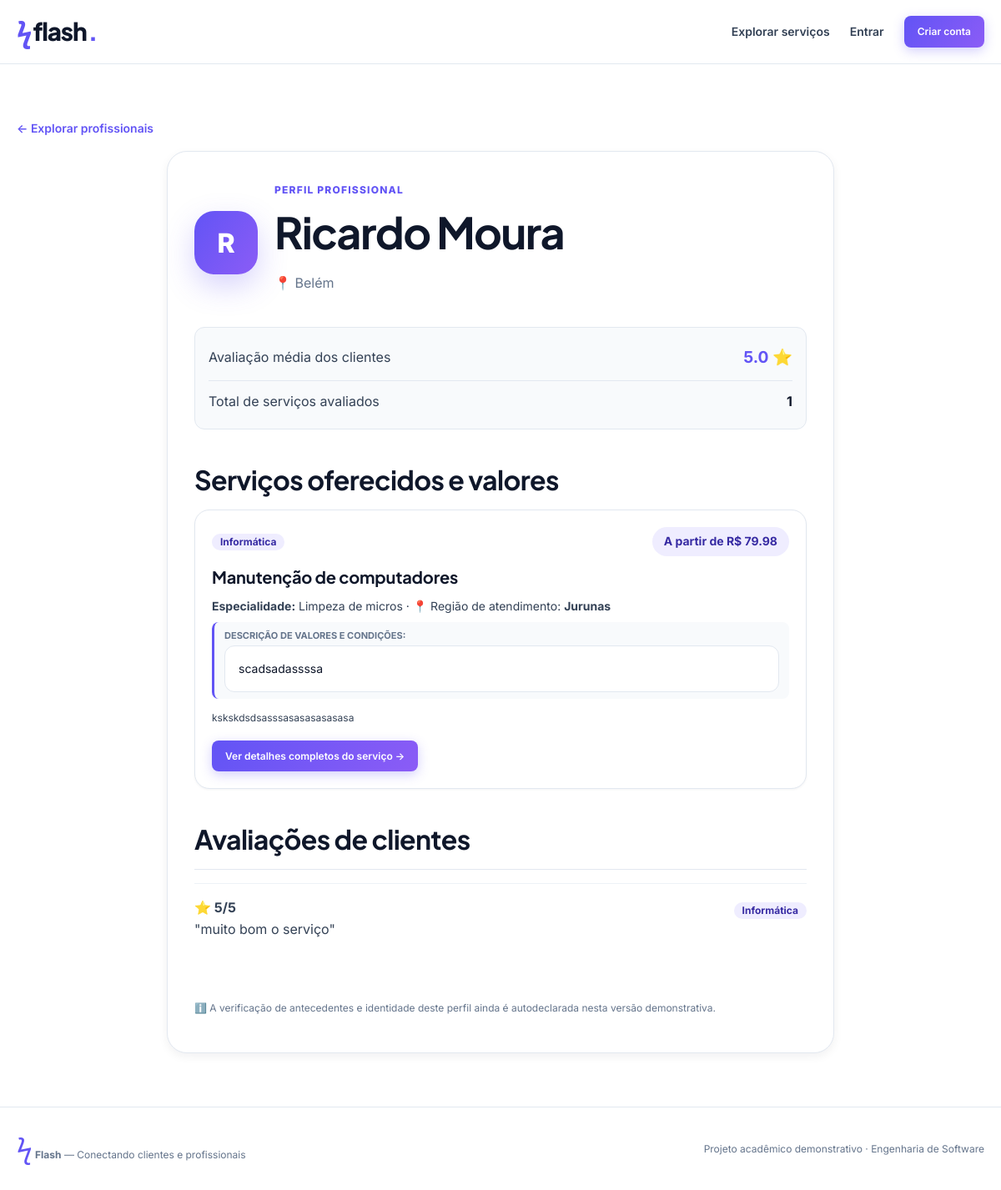
The page /profissional/1 on the database its author committed.
### tables this page shows
CREATE TABLE users (id INTEGER PRIMARY KEY, name TEXT NOT NULL, email TEXT UNIQUE NOT NULL, password TEXT NOT NULL, role TEXT NOT NULL CHECK(role IN ('cliente','profissional')), city TEXT NOT NULL);

CREATE TABLE services_offered (id INTEGER PRIMARY KEY, professional_id INTEGER NOT NULL REFERENCES users(id), title TEXT NOT NULL, category TEXT NOT NULL, area_of_expertise TEXT NOT NULL, description TEXT NOT NULL, city TEXT NOT NULL, region TEXT NOT NULL, pricing_details TEXT NOT NULL, base_price REAL NOT NULL DEFAULT 0, active INTEGER NOT NULL DEFAULT 1, created_at TEXT NOT NULL DEFAULT CURRENT_TIMESTAMP);

CREATE TABLE reviews (id INTEGER PRIMARY KEY, job_id INTEGER UNIQUE NOT NULL REFERENCES jobs(id), professional_id INTEGER NOT NULL REFERENCES users(id), rating INTEGER NOT NULL CHECK(rating BETWEEN 1 AND 5), comment TEXT NOT NULL);

CREATE TABLE jobs (id INTEGER PRIMARY KEY, client_id INTEGER NOT NULL REFERENCES users(id), title TEXT NOT NULL, category TEXT NOT NULL, description TEXT NOT NULL, city TEXT NOT NULL, budget REAL NOT NULL CHECK(budget>0), status TEXT NOT NULL DEFAULT 'aberto' CHECK(status IN ('aberto','contratado','concluido')), hired_proposal_id INTEGER, created_at TEXT NOT NULL DEFAULT CURRENT_TIMESTAMP);

### app.py (the view)
@app.route('/profissional/<int:user_id>')
def professional_profile(user_id):
    with conn() as db:
        person = db.execute("SELECT id, name, city, role FROM users WHERE id=? AND role='profissional'", (user_id,)).fetchone()
        if not person:
            abort(404)
        stats = db.execute('SELECT COUNT(*) AS total, ROUND(AVG(rating), 1) AS average FROM reviews WHERE professional_id=?', (user_id,)).fetchone()
        reviews = db.execute('SELECT r.rating, r.comment, j.category FROM reviews r JOIN jobs j ON j.id=r.job_id WHERE r.professional_id=? ORDER BY r.id DESC LIMIT 12', (user_id,)).fetchall()
        services = db.execute('SELECT * FROM services_offered WHERE professional_id=? AND active=1 ORDER BY id DESC', (user_id,)).fetchall()
    return render_template('profile.html', person=person, stats=stats, reviews=reviews, services=services)

### app.py (called while the page is built)
def conn():
    db=sqlite3.connect(DB); db.row_factory=sqlite3.Row; db.execute('PRAGMA foreign_keys=ON'); return db

@app.after_request
def security_headers(response):
    response.headers['X-Content-Type-Options'] = 'nosniff'
    response.headers['Referrer-Policy'] = 'strict-origin-when-cross-origin'
    response.headers['X-Frame-Options'] = 'DENY'
    response.headers['Permissions-Policy'] = 'camera=(), microphone=(), geolocation=()'
    return response

@app.before_request
def csrf_guard():
    if 'csrf' not in session: session['csrf']=secrets.token_urlsafe(24)
    if request.method=='POST' and not secrets.compare_digest(session['csrf'], request.form.get('csrf','')): abort(400)

@app.context_processor
def globals_for_templates(): return dict(me=current_user(), categories=CATEGORIES, csrf=session.get('csrf'))

def current_user():
    if not session.get('uid'): return None
    with conn() as db: return db.execute('SELECT id,name,email,role,city FROM users WHERE id=?',(session['uid'],)).fetchone()

### templates/profile.html (shortened to what this page needs)
{% extends 'base.html' %}
{% block content %}
<section class="container section">
  <div class="nav-breadcrumbs">
    <a class="back" href="{{ url_for('jobs', tipo='profissionais') }}">← Explorar profissionais</a>
  </div>
  <div class="panel profile">
    <div class="profile-header">
      <span class="avatar" aria-hidden="true">{{ person.name[0]|upper }}</span>
      <div class="profile-info">
        <span class="eyebrow">PERFIL PROFISSIONAL</span>
        <h1 class="profile-name">{{ person.name }}</h1>
        <p class="muted profile-location">📍 {{ person.city }}</p>
      </div>
    </div>
    <div class="profile-stats-grid">
      <div class="summary">
        <span>Avaliação média dos clientes</span>
        <strong class="highlight-val">
          {{ stats.average or 'Ainda sem avaliações' }}
          {% if stats.average %} ⭐{% endif %}
        </strong>
      </div>
      <div class="summary">
        <span>Total de serviços avaliados</span>
        <strong>{{ stats.total }}</strong>
      </div>
    </div>
    <div class="space-top">
      <h2>Serviços oferecidos e valores</h2>
      <div class="profile-services-list">
        {% for s in services %}
          <div class="service-offered-box">
            <div class="jobcard-header">
              <span class="tag tag-aberto">{{ s.category }}</span>
              {% if s.base_price and s.base_price > 0 %}
                <span class="badge-price">A partir de R$ {{ '%.2f'|format(s.base_price) }}</span>
              {% else %}
                <span class="badge-price">Sob consulta</span>
              {% endif %}
            </div>
            <h3>{{ s.title }}</h3>
            <p class="service-area-text">
              <strong>Especialidade:</strong> {{ s.area_of_expertise }} ·
              📍 Região de atendimento: <strong>{{ s.region }}</strong>
            </p>
            <div class="service-pricing-snippet">
              <span class="pricing-label">Descrição de valores e condições:</span>
              <pre class="pricing-pre">{{ s.pricing_details }}</pre>
            </div>
            <p class="description tiny">{{ s.description }}</p>
            <div class="cardfoot-actions space-top-sm">
              <a class="btn btn-small" href="{{ url_for('service_detail', service_id=s.id) }}">
                Ver detalhes completos do serviço →
              </a>
            </div>
          </div>
        {% else %}
          <p class="muted empty-note">Este profissional ainda não detalhou serviços oferecidos no perfil.</p>
        {% endfor %}
      </div>
    </div>
    <div class="profile-reviews-section space-top">
      <h2>Avaliações de clientes</h2>
      <div class="reviews-list">
        {% for r in reviews %}
          <div class="proposal review-item">
            <div class="cardfoot">
              <strong class="review-stars">⭐ {{ r.rating }}/5</strong>
              <span class="tag tag-category">{{ r.category }}</span>
            </div>
            <p class="review-body">"{{ r.comment }}"</p>
          </div>
        {% else %}
          <p class="muted empty-note">Este profissional ainda não recebeu avaliações.</p>
        {% endfor %}
      </div>
    </div>
    <div class="profile-notice-box space-top">
      <p class="muted tiny">
        ℹ️ A verificação de antecedentes e identidade deste perfil ainda é autodeclarada nesta versão demonstrativa.
      </p>
    </div>
  </div>
</section>
{% endblock %}

### rows shown on the page
users: name "R", name "Ricardo Moura", city "Belém"
services_offered: category "Informática", base_price "79.98", title "Manutenção de computadores", area_of_expertise "Limpeza de micros", region "Jurunas", pricing_details "scadsadassssa", description "kskskdsdsasssasasasasasasa"
reviews: rating "5", category "Informática", comment "muito bom o serviço"

### other values the page prints
{{ stats.average or 'Ainda sem avaliações' }} "5.0"
{{ stats.total }} "1"
